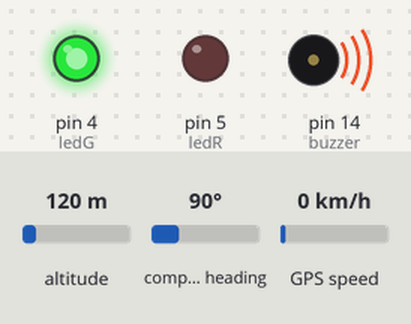
This sketch was run on a simulated Arduino Uno, built with avr-gcc and run on an emulated ATmega328P. Parts: output pins drawn as LEDs (lit = HIGH), buzzer (waves = sounding). The inputs (shaded band) are chosen by the test bench; at power-on: altitude 120 m, compass heading 90°, GPS speed 0 km/h. The GPS gets a fix after 3 s at 37.7749, -122.4194 with 8 satellites.

Above: at 0.01 s.
At 0.9 s:
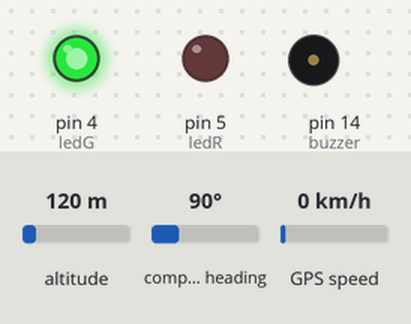
At 3.8 s:
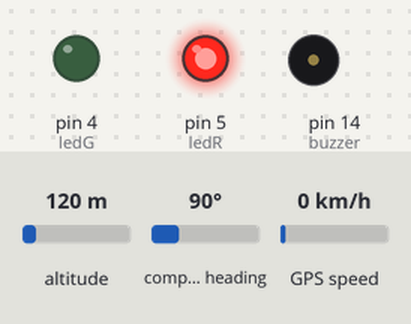
Timing chart, 0 to 5.3 s (numbered marks = the images above):
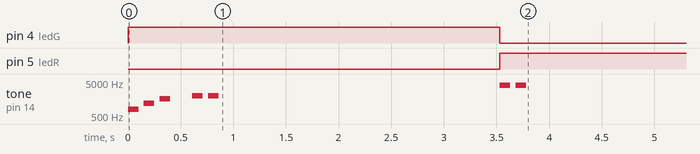

The sketch:

v_da-code-V1.ino
```cpp
#include <SoftwareSerial.h>
#include <TinyGPS++.h>
#include "coordinates.h"
#include <avr/pgmspace.h>

// Connections
const byte ledG = 4;     // D2 (GPIO4)
const byte ledR = 5;     // D1 (GPIO5)
const byte gpsRx = 12;   // D6 (GPIO12)
const byte gpsTx = 13;   // D7 (GPIO13)
const byte buzzer = 14;  // D5 (GPIO 14)

// Instance creation
SoftwareSerial gpsSerial(gpsTx, gpsRx);
TinyGPSPlus gps;

// GPS data
#define GPS_BAUD 9600
double currentLat, currentLon;
int currentSpeed;

// Buzzer
bool playedSignalFoundSound = false;
bool playedNoSignalSound = false;

// Presence in proximity range
bool withinProxRange = false;
#define PROX_RANGE 300  // meters
bool justLeftProxRange = false;

void setup() {
  // Set output pins
  pinMode(buzzer, OUTPUT);
  pinMode(ledG, OUTPUT);
  pinMode(ledR, OUTPUT);

  // Turn red led on at boot
  digitalWrite(ledG, HIGH);
  digitalWrite(ledR, LOW);

  gpsSerial.begin(GPS_BAUD);

  // Play boot sound with reduced intensity
  bootUpSound();
}

void loop() {
  // GPS is available
  while (gpsSerial.available() > 0) {
    gps.encode(gpsSerial.read());
  }

  // Process GPS data every 500ms
  static unsigned long lastProcessTime = 0;
  if (millis() - lastProcessTime > 500) {
    lastProcessTime = millis();

    // Found satellite(s) -> valid data
    if (gps.location.isValid()) {
      // Play sound once when signal is found - only if not already played
      if (!playedSignalFoundSound) {
        // Green led on when not in proximity range
        if (!withinProxRange) {
          digitalWrite(ledG, LOW);
          digitalWrite(ledR, HIGH);
        }

        signalSound(false);

        playedSignalFoundSound = true;
        playedNoSignalSound = false;
      }

      // Get current GPS data
      currentLat = gps.location.lat();
      currentLon = gps.location.lng();
      currentSpeed = gps.speed.kmph();

      // Check distance to nearest traffipax
      checkProximityToTraffipax();
    }
    // If no satellites are found
    else {
      // Play sound once when signal isn't found - only if not already played
      if (!playedNoSignalSound) {
        // First update LED status
        digitalWrite(ledG, HIGH);
        digitalWrite(ledR, LOW);

        // Then play sound with slight delay
        delay(100);
        signalSound(true);

        playedNoSignalSound = true;
        playedSignalFoundSound = false;
      } else {
        // Turn red led on if not already on
        digitalWrite(ledG, HIGH);
        digitalWrite(ledR, LOW);
      }
    }
  }

  // Small delay to prevent watchdog issues
  delay(10);
}

// Function to check distance between traffipax and you
void checkProximityToTraffipax() {
  bool traffipaxFound = false;

  for (int i = 0; i < sizeof(coordinates) / sizeof(coordinates[0]); i++) {
    // Access lat + lon from flash memory
    double lat = pgm_read_float(&coordinates[i].lat);
    double lon = pgm_read_float(&coordinates[i].lon);

    double distance = getDistance(currentLat, currentLon, lat, lon);

    if (distance <= PROX_RANGE) {
      traffipaxFound = true;

      if (!withinProxRange) {
        withinProxRange = true;  // Prevent repeated alerts

        // Change LED state - RED when in proximity
        digitalWrite(ledG, HIGH);
        digitalWrite(ledR, LOW);
        delay(100);

        alertWithStaggeredBeepAndBlink(5);

        // Keep RED on after alert
        digitalWrite(ledR, LOW);
        digitalWrite(ledG, HIGH);
      } else {
        // Ensure RED stays on while in proximity
        digitalWrite(ledR, LOW);
        digitalWrite(ledG, HIGH);
      }
      break;
    }
  }

  if (!traffipaxFound && withinProxRange) {
    // We just left the proximity zone - play exit sound
    withinProxRange = false;
    justLeftProxRange = true;

    // Switch back to GREEN
    digitalWrite(ledR, HIGH);
    digitalWrite(ledG, LOW);

    // Play the exit sound - 2 second beep at 4000Hz
    tone(buzzer, 4000, 2000);

  } else if (!traffipaxFound && !withinProxRange) {
    // Normal operation outside proximity - ensure GREEN is on
    digitalWrite(ledR, HIGH);
    digitalWrite(ledG, LOW);

    // Reset the flag once we're out
    justLeftProxRange = false;
  }
}

// Function for staggered beeping and LED blinking
void alertWithStaggeredBeepAndBlink(byte n) {
  for (int i = 0; i < 2; i++) {
    for (int j = 0; j < n; j++) {
      // First turn on LED
      digitalWrite(ledR, HIGH);
      delay(50);  // Brief delay

      // Then start tone
      tone(buzzer, 4000, 150);
      digitalWrite(ledR, LOW);
      delay(200);

      // Turn off Buzzer
      noTone(buzzer);
    }
    delay(400);
  }
}

// Boot beeping sound with reduced intensity
void bootUpSound() {
  int baseFreq = 800;
  for (int i = 0; i < 3; i++) {
    tone(buzzer, baseFreq, 100);
    delay(150);
    baseFreq += 400;
  }
  noTone(buzzer);
}

// Function to play sound based on state - simplified
void signalSound(bool isSearching) {
  int freq = isSearching ? 2000 : 4000;

  // Play two simple beeps
  tone(buzzer, freq, 100);
  delay(150);
  tone(buzzer, freq, 100);
  delay(150);
  noTone(buzzer);
}

// Function to convert degrees to radians
double toRadians(double degree) {
  return degree * M_PI / 180.0;
}

// Function to calculate distance between 2 latitude and longitude points
double getDistance(double lat1, double lon1, double lat2, double lon2) {
  // Earth radius in meters
  const double R = 6371000.0;

  // Convert latitudes and longitudes to radians
  lat1 = toRadians(lat1);
  lat2 = toRadians(lat2);
  lon1 = toRadians(lon1);
  lon2 = toRadians(lon2);

  // Get distance in lat, lon
  double distance_lat = lat2 - lat1;
  double distance_lon = lon2 - lon1;

  // Square of half the chord length
  double a = sin(distance_lat / 2) * sin(distance_lat / 2) + cos(lat1) * cos(lat2) * sin(distance_lon / 2) * sin(distance_lon / 2);

  // Angular distance in radians
  double c = 2 * atan2(sqrt(a), sqrt(1 - a));

  // Distance in meters
  return R * c;
}
```

coordinates.h
```cpp
struct Coordinate {
  double lat;
  double lon;
};

const Coordinate coordinates[] PROGMEM = {
  { 47.315308, 19.163705 },
  { 47.468751, 18.864466 },
  { 47.589436, 19.142904 },
  { 47.400208, 19.011840 },
  { 47.551470, 19.074230 },
  { 47.552850, 19.074860 },
  { 47.549011, 19.121828 },
  { 47.549789, 19.122327 },
  { 47.441300, 19.134219 },
  { 47.448278, 19.124030 },
  { 47.460440, 18.998486 },
  { 47.460726, 18.998742 },
  { 47.466396, 18.997421 },
  { 47.479624, 19.039306 },
  { 47.492950, 19.023873 },
  { 47.482130, 19.103164 },
  { 47.483661, 19.060249 },
  { 47.470434, 19.073295 },
  { 47.452119, 18.942672 },
  { 47.546961, 18.938960 },
  { 47.573357, 19.048594 },
  { 47.552661, 19.028260 },
  { 47.545628, 19.042431 },
  { 47.535882, 19.060175 },
  { 47.521918, 19.062341 },
  { 47.507760, 19.054819 },
  { 47.478000, 19.091586 },
  { 47.465264, 19.125569 },
  { 47.469018, 19.064939 },
  { 47.449346, 19.006615 },
  { 47.401844, 19.014457 },
  { 47.407799, 19.027836 },
  { 47.521128, 19.037652 },
  { 47.529507, 19.014543 },
  { 47.524338, 19.014153 },
  { 47.528807, 19.000203 },
  { 47.560118, 18.965328 },
  { 47.555381, 18.949197 },
  { 47.546907, 18.938872 },
  { 47.442230, 19.072523 },
  { 47.603946, 19.060307 },
  { 47.556678, 19.046083 },
  { 47.588840, 19.117830 },
  { 47.575849, 19.095987 },
  { 47.588609, 19.081975 },
  { 47.569095, 19.061427 },
  { 47.588155, 19.065058 },
  { 47.172900, 19.797520 },
  { 47.145301, 19.789045 },
  { 47.212572, 19.782943 },
  { 47.173250, 19.798027 },
  { 47.209444, 19.684428 },
  { 47.224615, 19.290763 },
  { 47.415645, 18.950366 },
  { 47.410198, 18.951066 },
  { 47.406076, 18.943579 },
  { 47.406076, 18.937458 },
  { 47.406114, 18.943404 },
  { 47.409939, 18.951187 },
  { 47.414325, 18.932696 },
  { 47.645030, 19.130160 },
  { 47.598198, 19.144881 },
  { 47.417170, 19.315995 },
  { 47.758714, 19.357910 },
  { 47.658679, 19.454482 },
  { 47.665254, 19.432993 },
  { 47.443230, 19.339820 },
  { 47.447334, 19.369419 },
  { 47.826617, 18.987945 },
  { 47.399962, 18.999634 },
  { 47.392394, 19.013187 },
  { 47.313224, 19.275918 },
  { 47.585704, 18.750995 },
  { 47.593062, 18.769011 },
  { 47.601766, 18.957206 },
  { 47.379878, 19.040292 },
  { 47.444550, 18.910560 },
  { 47.437740, 18.916720 },
  { 47.428670, 18.929830 },
  { 47.439340, 18.905350 },
  { 47.418003, 18.929187 },
  { 47.418075, 18.929239 },
  { 47.433216, 18.910059 },
  { 47.440629, 18.894808 },
  { 47.428704, 18.930285 },
  { 47.395460, 19.358550 },
  { 47.375090, 19.334560 },
  { 47.389910, 19.324960 },
  { 47.592428, 19.028074 },
  { 46.054726, 18.286437 },
  { 46.225248, 18.471075 },
  { 46.085555, 18.270215 },
  { 46.08556, 18.269658 },
  { 46.252197, 18.110912 },
  { 46.048961, 17.828868 },
  { 46.072207, 17.814499 },
  { 45.935150, 18.363300 },
  { 46.896494, 18.984557 },
  { 46.1882, 18.952221 },
  { 46.18444, 18.970706 },
  { 46.842880, 19.281463 },
  { 46.718108, 19.022638 },
  { 46.926810, 19.666990 },
  { 46.963640, 19.641370 },
  { 46.926829, 19.667114 },
  { 46.938026, 19.659270 },
  { 46.623624, 19.275881 },
  { 46.423908, 19.495894 },
  { 46.219125, 19.394123 },
  { 46.672022, 21.176084 },
  { 46.695349, 21.121260 },
  { 46.668370, 21.067350 },
  { 46.665610, 21.122270 },
  { 46.637799, 21.309199 },
  { 46.862888, 20.933659 },
  { 46.798685, 20.716940 },
  { 46.974806, 21.088833 },
  { 46.565743, 20.669015 },
  { 47.887306, 20.683077 },
  { 48.299726, 20.745265 },
  { 47.848851, 20.746208 },
  { 47.848632, 20.746087 },
  { 48.010172, 20.826165 },
  { 48.183367, 20.757264 },
  { 48.183367, 20.757264 },
  { 48.106272, 20.789811 },
  { 48.100860, 20.752490 },
  { 48.106705, 20.789710 },
  { 48.074867, 20.793249 },
  { 48.383410, 21.652991 },
  { 48.204344, 20.263373 },
  { 46.434576, 20.318311 },
  { 46.428704, 20.32628232 },
  { 46.464798, 19.985007 },
  { 46.253720, 20.120461 },
  { 46.259810, 20.162527 },
  { 46.269420, 20.181040 },
  { 46.239800, 20.135460 },
  { 46.241560, 20.183560 },
  { 46.258650, 20.167470 },
  { 46.217810, 20.197390 },
  { 46.204353, 20.195001 },
  { 46.266392, 20.110330 },
  { 46.277743, 20.167053 },
  { 46.266349, 20.110308 },
  { 46.259386, 20.184353 },
  { 46.258445, 20.165260 },
  { 46.281442, 20.119869 },
  { 46.263550, 20.169580 },
  { 47.036645, 18.535269 },
  { 46.955030, 18.218817 },
  { 47.279758, 18.749032 },
  { 47.509485, 18.620603 },
  { 46.916138, 18.928120 },
  { 46.955023, 18.218872 },
  { 47.151046, 18.826743 },
  { 47.170457, 18.816602 },
  { 47.319470, 18.279249 },
  { 47.172826, 18.468576 },
  { 47.172966, 18.468850 },
  { 47.198013, 18.442009 },
  { 47.213920, 18.411264 },
  { 47.693917, 17.549470 },
  { 47.690782, 17.522998 },
  { 47.637218, 16.695900 },
  { 47.620720, 16.764490 },
  { 47.594930, 16.868980 },
  { 47.578645, 16.876409 },
  { 47.572474, 16.882430 },
  { 47.701970, 17.645000 },
  { 47.621350, 16.787660 },
  { 47.849109, 17.270250 },
  { 47.502844, 16.780645 },
  { 47.856128, 17.264388 },
  { 47.853141, 17.279949 },
  { 47.839011, 17.265893 },
  { 47.608880, 16.708242 },
  { 47.684400, 17.837839 },
  { 47.736864, 16.549398 },
  { 47.461630, 16.812210 },
  { 47.587309, 16.982976 },
  { 47.150768, 21.494978 },
  { 47.238873, 21.534977 },
  { 47.638981, 21.659109 },
  { 47.489330, 21.632533 },
  { 47.546247, 21.569829 },
  { 47.578073, 21.590622 },
  { 47.517990, 21.636230 },
  { 47.543440, 21.658560 },
  { 47.537924, 21.601212 },
  { 47.150222, 21.494417 },
  { 47.315325, 21.123963 },
  { 47.332151, 21.127139 },
  { 47.302916, 21.556958 },
  { 47.880992, 20.381692 },
  { 47.910120, 20.358337 },
  { 47.910902, 20.391192 },
  { 47.891841, 20.376454 },
  { 47.773959, 19.925026 },
  { 47.666630, 19.687420 },
  { 47.759477, 20.244569 },
  { 47.705471, 20.081286 },
  { 47.705504, 20.081629 },
  { 46.862986, 20.204283 },
  { 47.364398, 20.093114 },
  { 47.515163, 19.902168 },
  { 47.494404, 19.902319 },
  { 47.329112, 20.904080 },
  { 47.356946, 20.624332 },
  { 46.835641, 20.292561 },
  { 46.899849, 20.394629 },
  { 47.093697, 20.232648 },
  { 47.138790, 20.207550 },
  { 47.175091, 20.176526 },
  { 47.168964, 20.203420 },
  { 47.153557, 20.164968 },
  { 47.165942, 20.428589 },
  { 47.683189, 18.004071 },
  { 47.512171, 17.999449 },
  { 47.734297, 18.190604 },
  { 47.752641, 18.611463 },
  { 47.759580, 18.561640 },
  { 47.738297, 18.661466 },
  { 47.646116, 18.331549 },
  { 47.640790, 18.308530 },
  { 47.641657, 18.308778 },
  { 47.575099, 18.413768 },
  { 47.613117, 18.352662 },
  { 47.995706, 19.819457 },
  { 47.992907, 19.196496 },
  { 48.010096, 19.972821 },
  { 48.094532, 19.800646 },
  { 48.121734, 19.804504 },
  { 48.081845, 19.508629 },
  { 47.842803, 19.098315 },
  { 46.779576, 17.656638 },
  { 46.850996, 17.882997 },
  { 46.827571, 17.838918 },
  { 46.362245, 17.816792 },
  { 46.368391, 17.782562 },
  { 46.385048, 17.826456 },
  { 46.417870, 17.776920 },
  { 46.405270, 17.779450 },
  { 46.653269, 17.391557 },
  { 46.822291, 17.905395 },
  { 46.831326, 17.900646 },
  { 46.834879, 18.102801 },
  { 46.908190, 18.069690 },
  { 46.725474, 17.776026 },
  { 46.726204, 17.776029 },
  { 47.973230, 21.978480 },
  { 47.959892, 22.315211 },
  { 47.957650, 21.721750 },
  { 47.886787, 21.738176 },
  { 47.886833, 21.738517 },
  { 47.951864, 21.740634 },
  { 47.962746, 21.725054 },
  { 47.963178, 21.724998 },
  { 47.820591, 21.698915 },
  { 46.366357, 18.888244 },
  { 46.296844, 18.538947 },
  { 46.378805, 18.130994 },
  { 46.8019525, 18.917606 },
  { 46.498706, 18.415953 },
  { 46.627676, 18.656350 },
  { 46.680360, 18.806860 },
  { 46.207873, 18.821640 },
  { 46.311822, 18.694744 },
  { 47.165803, 17.050097 },
  { 47.103373, 16.871698 },
  { 47.027135, 16.595430 },
  { 47.269588, 16.935132 },
  { 47.253466, 16.970238 },
  { 47.252780, 16.970430 },
  { 47.229100, 16.655830 },
  { 47.210333, 16.638731 },
  { 47.181653, 16.747736 },
  { 47.41908, 17.570762 },
  { 46.791905, 17.473169 },
  { 46.950926, 17.886841 },
  { 47.033020, 18.111391 },
  { 47.210658, 17.913323 },
  { 47.203890, 17.630030 },
  { 47.148293, 17.947455 },
  { 47.180900, 17.807790 },
  { 46.953680, 17.603710 },
  { 47.109342, 17.995579 },
  { 47.100934, 18.011792 },
  { 46.924806, 17.552758 },
  { 47.049316, 17.879016 },
  { 46.836279, 17.373422 },
  { 47.281311, 17.351505 },
  { 47.320540, 17.468160 },
  { 47.333150, 17.474800 },
  { 47.278369, 17.523280 },
  { 46.984008, 17.286199 },
  { 46.882440, 17.419491 },
  { 46.885451, 17.428670 },
  { 46.884854, 17.448480 },
  { 46.884334, 17.426472 },
  { 46.887588, 17.431614 },
  { 46.888706, 17.441773 },
  { 47.019185, 17.785130 },
  { 46.907358, 17.340507 },
  { 47.223756, 18.150470 },
  { 47.148150, 17.947220 },
  { 46.937470, 17.187020 },
  { 46.757940, 16.562050 },
  { 46.622197, 16.525465 },
  { 46.447913, 17.025635 },
  { 46.453480, 17.003680 },
  { 46.685912, 16.68164 },
  { 46.760544, 17.328331 },
  { 46.726746, 17.114232 },
  { 46.702066, 16.549273 },
  { 46.848360, 16.837910 },
  { 46.837530, 16.893790 },
  { 46.865168, 16.853709 },
  { 46.49286, 17.079483 },
  { 46.584433, 16.919088 }
};
```

Measured:
- by itself, pin 4 (ledG): HIGH → LOW at 3.5 s
- by itself, pin 5 (ledR): LOW → HIGH at 3.5 s
- by itself, tone on pin 14 (buzzer): plays 800 Hz for 0.10 s, 1200 Hz for 0.10 s, 1600 Hz for 0.10 s, 2000 Hz for 0.10 s, 2000 Hz for 0.10 s, 4000 Hz for 0.10 s … (7 notes in this stretch)
